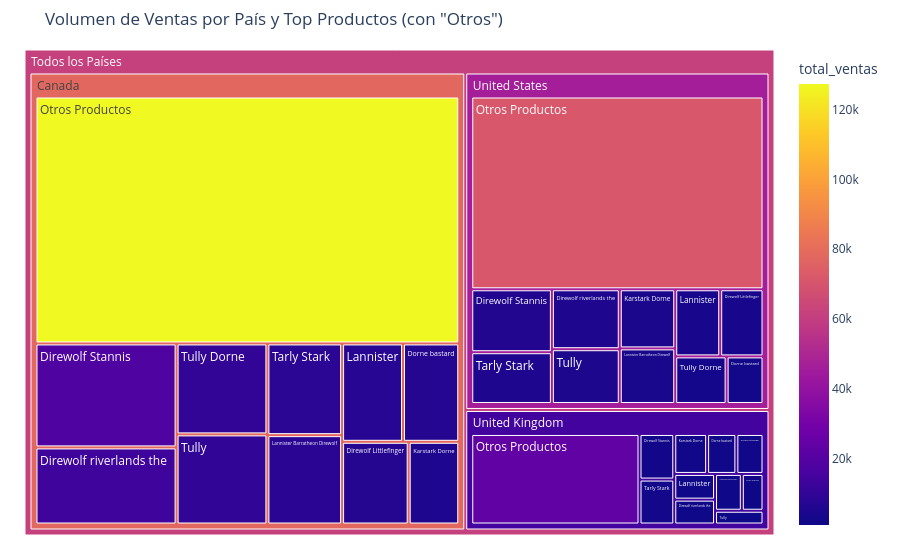

Write notebook code for a chart like this one.
### Markdown cell above
## Ejercicio 6: Tres variables.

### Code cell
# Hago un merge para tener las transacciones, los productos y su pais:

df_productos_pais = pd.merge(df_transacciones_pais, df_products_transactions,
                     left_on='id_x', right_on='transaction_id',
                     how='inner')

df_nombre_productos_pais = pd.merge(df_productos_pais, df_products,
                                    left_on='product_id', right_on= 'id',
                                    how='inner')


# Creamos un df con todos los datos que interesan:
df_ventas_productos_pais = df_nombre_productos_pais.groupby(['country', 'product_name'], as_index = False).agg(total_ventas=('amount', 'sum'))


# Creamos una variable que contenga el topN de productos mas vendidos por pais:
N = 10
top_N = df_ventas_productos_pais.groupby('country', group_keys=False).head(N).copy() 


# Creamos otra variable con el resto de productos y una clave única para cada fila (país + producto) en un TEMPORAL df_productos
df_productos_temp = df_ventas_productos_pais.copy() # Trabajar en una copia para la creación de 'key'

df_productos_temp['key'] = df_productos_temp['country'].astype(str) + '_' + df_productos_temp['product_name'].astype(str)
top_N['key'] = top_N['country'].astype(str) + '_' + top_N['product_name'].astype(str) # Asegurarse que top_N también tenga 'key'

# Identificamos las claves que están en el Top N
top_N_keys = top_N['key'].tolist()

# Filtramos df_productos para obtener solo las filas cuyas claves NO están en top_N_keys
otros_productos = df_productos_temp[~df_productos_temp['key'].isin(top_N_keys)].copy() 

# Eliminamos la columna 'key' auxiliar, ya no la necesitamos
top_N = top_N.drop(columns=['key'])
otros_productos = otros_productos.drop(columns=['key'])

# Agrupamos por país y sumamos las ventas de los productos "Otros"
ventas_otros_por_pais = otros_productos.groupby('country')['total_ventas'].sum().reset_index()

# Añadimos la columna 'product_name' con el valor 'Otros'
ventas_otros_por_pais['product_name'] = 'Otros Productos'


# unificar ambos df
# Usamos pd.concat para unir los dos DataFrames verticalmente
df_final_treemap = pd.concat([top_N, ventas_otros_por_pais], ignore_index=True)

# Ordenar por país y luego por ventas descendentes.
df_final_treemap = df_final_treemap.sort_values(by=['country', 'total_ventas'], ascending=[True, False])

# El gráfico:
fig = px.treemap(df_final_treemap,
                 path=[px.Constant("Todos los Países"), 'country', 'product_name'], # Jerarquía
                 values='total_ventas',                 
                 color='total_ventas',                   
                title='Volumen de Ventas por País y Top Productos (con "Otros")',
                 hover_data={'total_ventas': ':.2s'}
                )

fig.update_layout(margin = dict(t=50, l=25, r=25, b=25)) # Ajustar márgenes
fig.show()

### Figure 1 — Plotly figure (JSON) as saved in the notebook; plotly's stock layout.template omitted (floating-point values rounded to 4 significant figures)
{"data": [{"branchvalues": "total", "customdata": [[127300.0], [17840.0], [13230.0], [10050.0], [9956.0], [8328.0], [8116.0], [7290.0], [6732.0], [6699.0], [5088.0], [23340.0], [2427.0], [2392.0], [2010.0], [1790.0], [1660.0], [1606.0], [1553.0], [1510.0], [1223.0], [1022.0], [71160.0], [6408.0], [5273.0], [5140.0], [4697.0], [4142.0], [3893.0], [3812.0], [3669.0], [3089.0], [2217.0], [77960.0], [14210.0], [46310.0], [61480.0]], "domain": {"x": [0, 1], "y": [0, 1]}, "hovertemplate": "labels=%{label}<br>total_ventas_sum=%{value}<br>parent=%{parent}<br>id=%{id}<br>total_ventas=%{color:.2s}<extra></extra>", "ids": ["Todos los Países/Canada/Otros Productos", "Todos los Países/Canada/Direwolf Stannis", "Todos los Países/Canada/Direwolf riverlands the", "Todos los Países/Canada/Tully Dorne", "Todos los Países/Canada/Tully", "Todos los Países/Canada/Tarly Stark", "Todos los Países/Canada/Lannister Barratheon Direwolf", "Todos los Países/Canada/Lannister", "Todos los Países/Canada/Dorne bastard", "Todos los Países/Canada/Direwolf Littlefinger", "Todos los Países/Canada/Karstark Dorne", "Todos los Países/United Kingdom/Otros Productos", "Todos los Países/United Kingdom/Direwolf Stannis", "Todos los Países/United Kingdom/Tarly Stark", "Todos los Países/United Kingdom/Karstark Dorne", "Todos los Países/United Kingdom/Dorne bastard", "Todos los Países/United Kingdom/Direwolf Littlefinger", "Todos los Países/United Kingdom/Lannister", "Todos los Países/United Kingdom/Direwolf riverlands the", "Todos los Países/United Kingdom/Lannister Barratheon Direwolf", "Todos los Países/United Kingdom/Tully Dorne", "Todos los Países/United Kingdom/Tully", "Todos los Países/United States/Otros Productos", "Todos los Países/United States/Direwolf Stannis", "Todos los Países/United States/Tarly Stark", "Todos los Países/United States/Direwolf riverlands the", "Todos los Países/United States/Tully", "Todos los Países/United States/Karstark Dorne", "Todos los Países/United States/Lannister Barratheon Direwolf", "Todos los Países/United States/Lannister", "Todos los Países/United States/Direwolf Littlefinger", "Todos los Países/United States/Tully Dorne", "Todos los Países/United States/Dorne bastard", "Todos los Países/Canada", "Todos los Países/United Kingdom", "Todos los Países/United States", "Todos los Países"], "labels": ["Otros Productos", "Direwolf Stannis", "Direwolf riverlands the", "Tully Dorne", "Tully", "Tarly Stark", "Lannister Barratheon Direwolf", "Lannister", "Dorne bastard", "Direwolf Littlefinger", "Karstark Dorne", "Otros Productos", "Direwolf Stannis", "Tarly Stark", "Karstark Dorne", "Dorne bastard", "Direwolf Littlefinger", "Lannister", "Direwolf riverlands the", "Lannister Barratheon Direwolf", "Tully Dorne", "Tully", "Otros Productos", "Direwolf Stannis", "Tarly Stark", "Direwolf riverlands the", "Tully", "Karstark Dorne", "Lannister Barratheon Direwolf", "Lannister", "Direwolf Littlefinger", "Tully Dorne", "Dorne bastard", "Canada", "United Kingdom", "United States", "Todos los Países"], "marker": {"coloraxis": "coloraxis", "colors": [127300.0, 17840.0, 13230.0, 10050.0, 9956.0, 8328.0, 8116.0, 7290.0, 6732.0, 6699.0, 5088.0, 23340.0, 2427.0, 2392.0, 2010.0, 1790.0, 1660.0, 1606.0, 1553.0, 1510.0, 1223.0, 1022.0, 71160.0, 6408.0, 5273.0, 5140.0, 4697.0, 4142.0, 3893.0, 3812.0, 3669.0, 3089.0, 2217.0, 77960.0, 14210.0, 46310.0, 61480.0]}, "name": "", "parents": ["Todos los Países/Canada", "Todos los Países/Canada", "Todos los Países/Canada", "Todos los Países/Canada", "Todos los Países/Canada", "Todos los Países/Canada", "Todos los Países/Canada", "Todos los Países/Canada", "Todos los Países/Canada", "Todos los Países/Canada", "Todos los Países/Canada", "Todos los Países/United Kingdom", "Todos los Países/United Kingdom", "Todos los Países/United Kingdom", "Todos los Países/United Kingdom", "Todos los Países/United Kingdom", "Todos los Países/United Kingdom", "Todos los Países/United Kingdom", "Todos los Países/United Kingdom", "Todos los Países/United Kingdom", "Todos los Países/United Kingdom", "Todos los Países/United Kingdom", "Todos los Países/United States", "Todos los Países/United States", "Todos los Países/United States", "Todos los Países/United States", "Todos los Países/United States", "Todos los Países/United States", "Todos los Países/United States", "Todos los Países/United States", "Todos los Países/United States", "Todos los Países/United States", "Todos los Países/United States", "Todos los Países", "Todos los Países", "Todos los Países", ""], "type": "treemap", "values": [127300.0, 17840.0, 13230.0, 10050.0, 9956.0, 8328.0, 8116.0, 7290.0, 6732.0, 6699.0, 5088.0, 23340.0, 2427.0, 2392.0, 2010.0, 1790.0, 1660.0, 1606.0, 1553.0, 1510.0, 1223.0, 1022.0, 71160.0, 6408.0, 5273.0, 5140.0, 4697.0, 4142.0, 3893.0, 3812.0, 3669.0, 3089.0, 2217.0, 220600.0, 40530.0, 113500.0, 374700.0]}], "layout": {"coloraxis": {"colorbar": {"title": {"text": "total_ventas"}}, "colorscale": [[0, "#0d0887"], [0.1111, "#46039f"], [0.2222, "#7201a8"], [0.3333, "#9c179e"], [0.4444, "#bd3786"], [0.5556, "#d8576b"], [0.6667, "#ed7953"], [0.7778, "#fb9f3a"], [0.8889, "#fdca26"], [1, "#f0f921"]]}, "legend": {"tracegroupgap": 0}, "margin": {"b": 25, "l": 25, "r": 25, "t": 50}, "title": {"text": "Volumen de Ventas por País y Top Productos (con \"Otros\")"}}}
